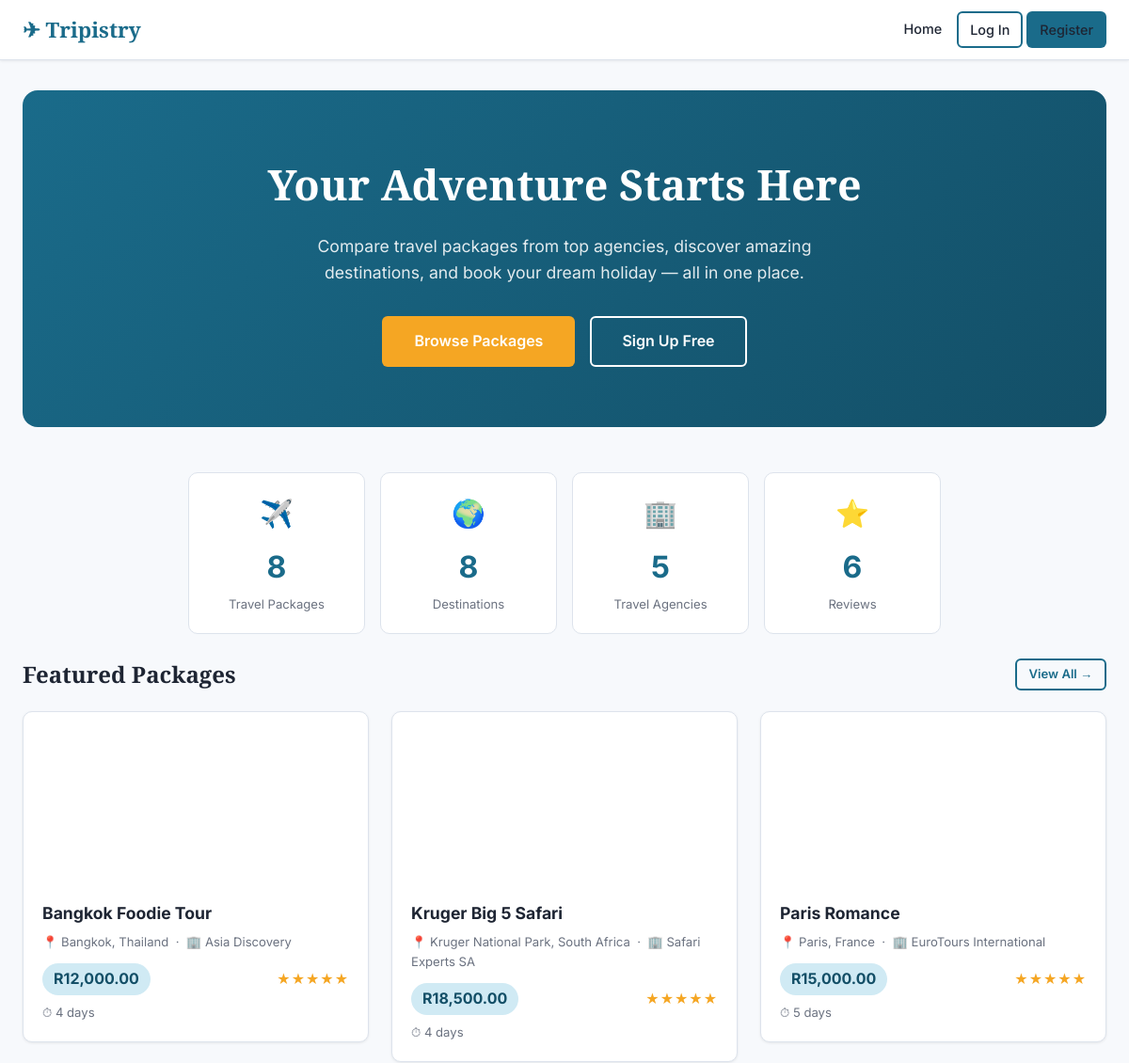
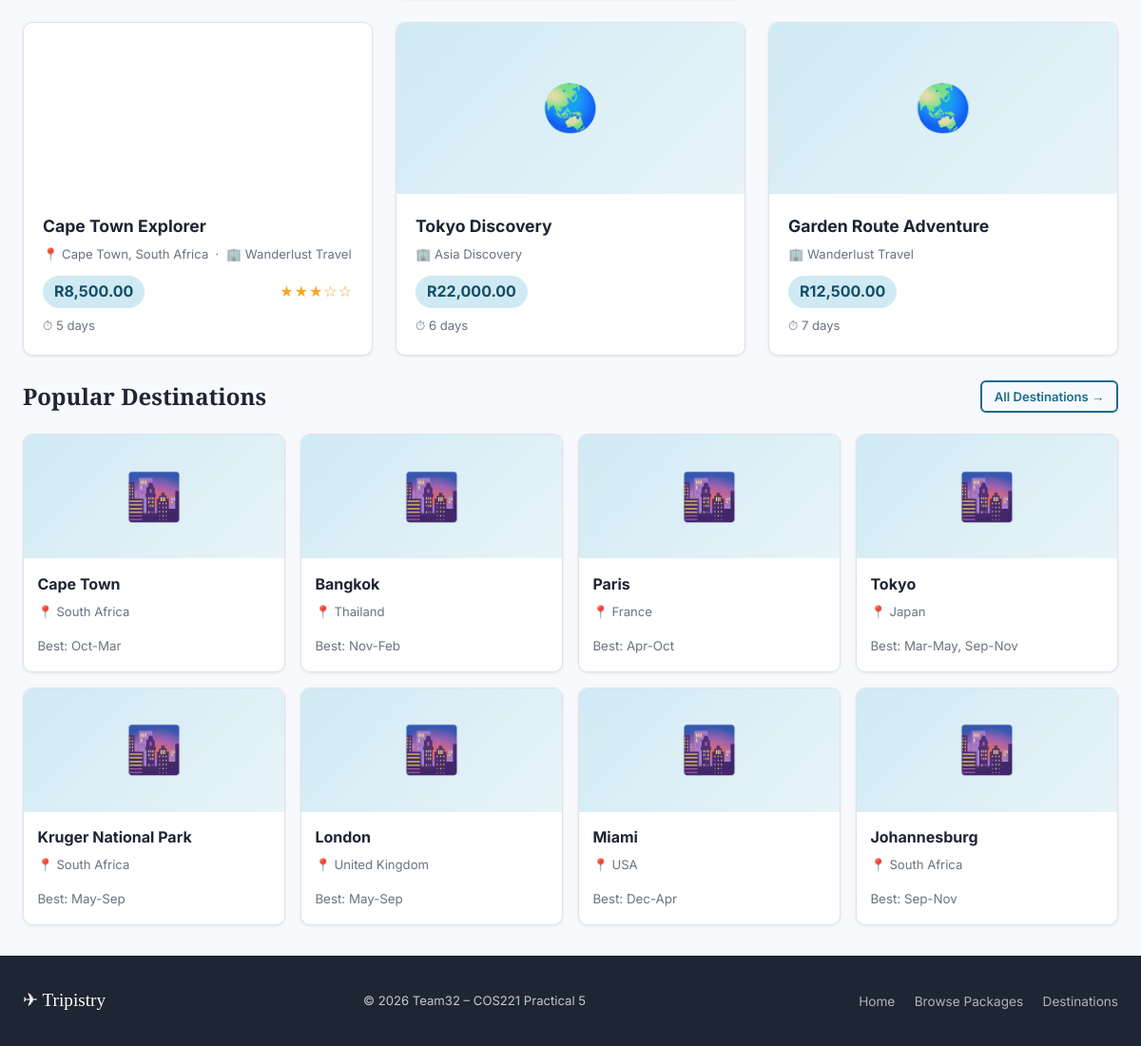
Screenshot of /tripistry/index.php with the database file from the repository (2 pictures, top to bottom).
### tables this page shows
CREATE TABLE `travel_package` (
  `package_id` int(11) NOT NULL AUTO_INCREMENT,
  `agency_id` int(11) NOT NULL,
  `destination_id` int(11) NOT NULL,
  `name` varchar(255) NOT NULL,
  `description` text DEFAULT NULL,
  `base_price` decimal(10,2) NOT NULL,
  `duration_days` int(11) DEFAULT NULL,
  `start_date` date DEFAULT NULL,
  `end_date` date DEFAULT NULL,
  `image_url` varchar(255) DEFAULT NULL,
  `avg_rating` decimal(3,2) DEFAULT 0.00,
  `created_at` timestamp NULL DEFAULT current_timestamp(),
  PRIMARY KEY (`package_id`),
  KEY `agency_id` (`agency_id`),
  KEY `destination_id` (`destination_id`),
  CONSTRAINT `fk_package_agency` FOREIGN KEY (`agency_id`) REFERENCES `travel_agency` (`agency_id`),
  CONSTRAINT `fk_package_destination` FOREIGN KEY (`destination_id`) REFERENCES `destination` (`destination_id`)
);

CREATE TABLE `travel_agency` (
  `agency_id` int(11) NOT NULL,
  `company_name` varchar(255) NOT NULL,
  `contact_number` varchar(20) DEFAULT NULL,
  `website` varchar(255) DEFAULT NULL,
  `address` varchar(255) DEFAULT NULL,
  `country` varchar(100) DEFAULT NULL,
  PRIMARY KEY (`agency_id`),
  CONSTRAINT `fk_travelagency_user` FOREIGN KEY (`agency_id`) REFERENCES `user` (`user_id`) ON DELETE CASCADE
);

CREATE TABLE `destination` (
  `destination_id` int(11) NOT NULL AUTO_INCREMENT,
  `city_name` varchar(100) NOT NULL,
  `country` varchar(100) NOT NULL,
  `description` text DEFAULT NULL,
  `popular_season` varchar(100) DEFAULT NULL,
  `image_url` varchar(255) DEFAULT NULL,
  PRIMARY KEY (`destination_id`)
);

### tripistry/includes/auth.php (called while the page is built, shortened)
<?php
function is_logged_in(): bool {
    return isset($_SESSION['user_id']);
}
function e(string $s): string {
    return htmlspecialchars($s, ENT_QUOTES | ENT_SUBSTITUTE, 'UTF-8');
}

### tripistry/index.php (the view, shortened to what this page needs)
<?php
require_once __DIR__ . '/includes/auth.php';
$db = get_db();
$packages = $db->query("
    SELECT tp.package_id, tp.name, tp.base_price, tp.duration_days,
           ta.company_name AS agency_name,
           d.city_name, d.country, d.image_url,
           ROUND(AVG(r.rating), 1) AS avg_rating,
           COUNT(DISTINCT r.review_id) AS review_count
    FROM travel_package tp
    JOIN travel_agency ta ON ta.agency_id = tp.agency_id
    LEFT JOIN package_component pc ON pc.package_id = tp.package_id AND pc.component_type = 'accommodation'
    LEFT JOIN accommodation a ON a.accommodation_id = pc.component_id
    LEFT JOIN destination d ON d.destination_id = a.destination_id
    LEFT JOIN review r ON r.package_id = tp.package_id
    GROUP BY tp.package_id, d.destination_id
    ORDER BY avg_rating DESC, tp.created_at DESC
    LIMIT 6
")->fetchAll();
$destinations = $db->query("
    SELECT d.destination_id, d.city_name, d.country, d.image_url, d.popular_season,
           COUNT(DISTINCT a.accommodation_id) AS accom_count
    FROM destination d
    LEFT JOIN accommodation a ON a.destination_id = d.destination_id
    GROUP BY d.destination_id
    ORDER BY accom_count DESC
    LIMIT 8
")->fetchAll();
require_once __DIR__ . '/includes/header.php';
?>
<section class="hero">
    <h1>Your Adventure Starts Here</h1>
    <p>Compare travel packages from top agencies, discover amazing destinations, and book your dream holiday — all in one place.</p>
    <div class="hero-btns">
        <a href="/traveller/packages.php" class="btn btn-accent btn-lg">Browse Packages</a>
        <a href="/register.php" class="btn btn-outline btn-lg" style="color:#fff;border-color:#fff">Sign Up Free</a>
    </div>
</section>
<div class="stats-grid mb-3" style="max-width:800px;margin-left:auto;margin-right:auto">
    <div class="stat-card">
        <div class="stat-icon">✈️</div>
        <div class="stat-value"><?= $db->query("SELECT COUNT(*) FROM travel_package")->fetchColumn() ?></div>
        <div class="stat-label">Travel Packages</div>
    </div>
    <div class="stat-card">
        <div class="stat-icon">🌍</div>
        <div class="stat-value"><?= $db->query("SELECT COUNT(*) FROM destination")->fetchColumn() ?></div>
        <div class="stat-label">Destinations</div>
    </div>
    <div class="stat-card">
        <div class="stat-icon">🏢</div>
        <div class="stat-value"><?= $db->query("SELECT COUNT(*) FROM travel_agency")->fetchColumn() ?></div>
        <div class="stat-label">Travel Agencies</div>
    </div>
    <div class="stat-card">
        <div class="stat-icon">⭐</div>
        <div class="stat-value"><?= $db->query("SELECT COUNT(*) FROM review")->fetchColumn() ?></div>
        <div class="stat-label">Reviews</div>
    </div>
</div>
<div class="section-heading">
    <h2>Featured Packages</h2>
    <a href="/traveller/packages.php" class="btn btn-outline btn-sm">View All →</a>
</div>
<?php if (empty($packages)): ?>
    <div class="empty-state"><div class="empty-icon">📦</div><p>No packages yet.</p></div>
<?php else: ?>
<div class="grid-3 mb-3">
    <?php foreach ($packages as $p): ?>
    <a href="/traveller/package_detail.php?id=<?= $p['package_id'] ?>" style="text-decoration:none;color:inherit">
    <div class="card">
        <?php if ($p['image_url']): ?>
            <div class="card-img-placeholder" style="background-image:url('<?= e($p['image_url']) ?>');background-size:cover;background-position:center"></div>
        <?php else: ?>
            <div class="card-img-placeholder">🌏</div>
        <?php endif; ?>
        <div class="card-body">
            <div class="card-title"><?= e($p['name']) ?></div>
            <div class="card-meta">
                <?php if ($p['city_name']): ?>📍 <?= e($p['city_name']) ?>, <?= e($p['country']) ?> &nbsp;·&nbsp;<?php endif; ?>
                🏢 <?= e($p['agency_name']) ?>
            </div>
            <div class="flex-between">
                <span class="price-badge">R<?= number_format($p['base_price'], 2) ?></span>
                <?php if ($p['avg_rating']): ?>
                    <span class="stars"><?= str_repeat('★', round($p['avg_rating'])) ?><?= str_repeat('☆', 5 - round($p['avg_rating'])) ?></span>
                <?php endif; ?>
            </div>
            <?php if ($p['duration_days']): ?>
                <p class="text-muted mt-1" style="font-size:.82rem">⏱ <?= (int)$p['duration_days'] ?> days</p>
            <?php endif; ?>
        </div>
    </div>
    </a>
    <?php endforeach; ?>
</div>
<?php endif; ?>
<div class="section-heading mt-3">
    <h2>Popular Destinations</h2>
    <a href="/traveller/destinations.php" class="btn btn-outline btn-sm">All Destinations →</a>
</div>
<div class="grid-4">
    <?php foreach ($destinations as $d): ?>
    <a href="/traveller/destinations.php?id=<?= $d['destination_id'] ?>" style="text-decoration:none;color:inherit">
    <div class="card">
        <div class="card-img-placeholder" style="height:130px">🌆</div>
        <div class="card-body" style="padding:.9rem">
            <div class="card-title" style="font-size:1rem"><?= e($d['city_name']) ?></div>
            <div class="card-meta">📍 <?= e($d['country']) ?></div>
            <?php if ($d['popular_season']): ?>
                <small class="text-muted">Best: <?= e($d['popular_season']) ?></small>
            <?php endif; ?>
        </div>
    </div>
    </a>
    <?php endforeach; ?>
</div>
<?php require_once __DIR__ . '/includes/footer.php'; ?>

### tripistry/includes/header.php (shortened to what this page needs)
<?php
require_once __DIR__ . '/../includes/auth.php';
?>
<!DOCTYPE html>
<html lang="en">
<head>
    <link rel="stylesheet" href="/css/style.css">
</head>
<body>
<nav class="navbar">
    <div class="nav-inner">
        <a href="/index.php" class="nav-brand">✈ Tripistry</a>
        <ul class="nav-links">
            <?php if (!is_logged_in()): ?>
                <li><a href="/index.php">Home</a></li>
                <li><a href="/login.php" class="btn btn-outline">Log In</a></li>
                <li><a href="/register.php" class="btn btn-primary">Register</a></li>
            <?php endif; ?>
        </ul>
    </div>
</nav>
<main class="main-content">

### tripistry/includes/footer.php (shortened to what this page needs)
</main>
<footer class="site-footer">
    <div class="footer-inner">
        <p class="footer-brand">✈ Tripistry</p>
        <p class="footer-copy">&copy; <?= date('Y') ?> Team32 – COS221 Practical 5</p>
        <nav class="footer-nav">
            <a href="/index.php">Home</a>
            <a href="/traveller/packages.php">Browse Packages</a>
            <a href="/traveller/destinations.php">Destinations</a>
        </nav>
    </div>
</footer>
</body>
</html>

### rows the page displays
travel_package: name "Bangkok Foodie Tour", city_name "Bangkok", country "Thailand", agency.company_name "Asia Discovery", base_price "12,000.00", avg_rating "★★★★★", duration_days "4"
travel_package: name "Kruger Big 5 Safari", city_name "Kruger National Park", country "South Africa", agency.company_name "Safari Experts SA", base_price "18,500.00", avg_rating "★★★★★", duration_days "4"
travel_package: name "Paris Romance", city_name "Paris", country "France", agency.company_name "EuroTours International", base_price "15,000.00", avg_rating "★★★★★", duration_days "5"
travel_package: name "Cape Town Explorer", city_name "Cape Town", country "South Africa", agency.company_name "Wanderlust Travel", base_price "8,500.00", avg_rating "★★★", avg_rating "☆☆", duration_days "5"
travel_package: name "Tokyo Discovery", agency.company_name "Asia Discovery", base_price "22,000.00", duration_days "6"
travel_package: name "Garden Route Adventure", agency.company_name "Wanderlust Travel", base_price "12,500.00", duration_days "7"
destination: city_name "Cape Town", country "South Africa", popular_season "Oct-Mar"
destination: city_name "Bangkok", country "Thailand", popular_season "Nov-Feb"
destination: city_name "Paris", country "France", popular_season "Apr-Oct"
destination: city_name "Tokyo", country "Japan", popular_season "Mar-May, Sep-Nov"
destination: city_name "Kruger National Park", country "South Africa", popular_season "May-Sep"
destination: city_name "London", country "United Kingdom", popular_season "May-Sep"
destination: city_name "Miami", country "USA", popular_season "Dec-Apr"
destination: city_name "Johannesburg", country "South Africa", popular_season "Sep-Nov"

### other values shown
$db->query("SELECT COUNT(*) FROM travel_package")->fetchColumn() "8"
$db->query("SELECT COUNT(*) FROM destination")->fetchColumn() "8"
$db->query("SELECT COUNT(*) FROM travel_agency")->fetchColumn() "5"
$db->query("SELECT COUNT(*) FROM review")->fetchColumn() "6"
